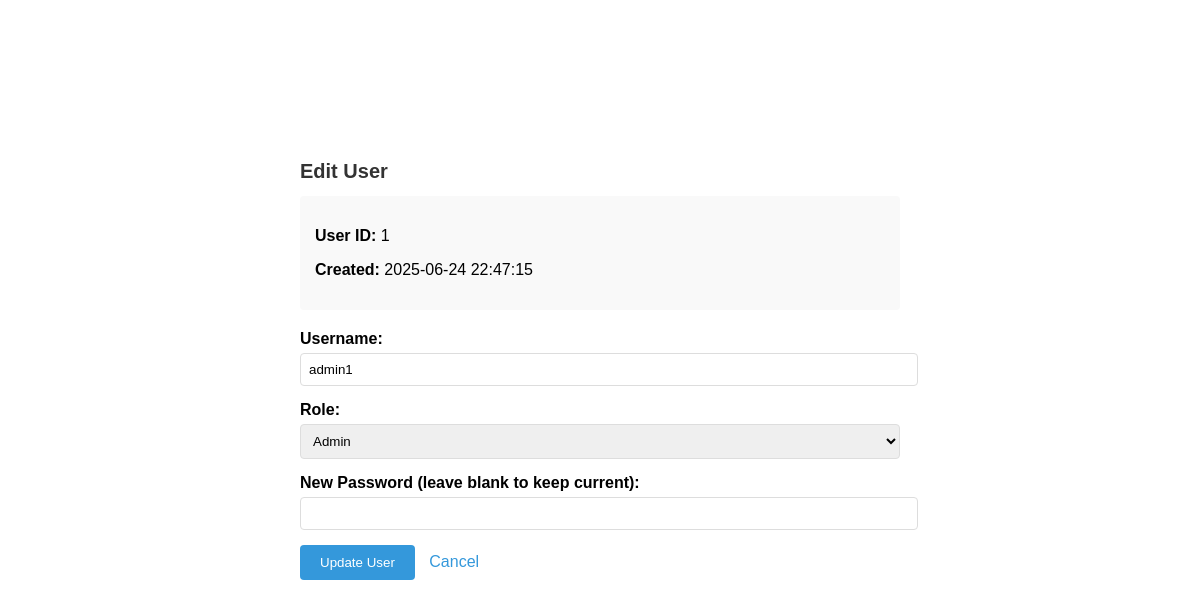
Page /edit_user.php?id=1 (signed in) on the committed database.
### tables this page shows
CREATE TABLE users (
    user_id INT PRIMARY KEY AUTO_INCREMENT,
    username VARCHAR(255) UNIQUE NOT NULL,
    password VARCHAR(255) NOT NULL,
    role ENUM('admin', 'driver', 'police') NOT NULL,
    created_at TIMESTAMP DEFAULT CURRENT_TIMESTAMP
);

### public/edit_user.php (the view, shortened to what this page needs)
<?php
$userId = $_GET['id'] ?? null;
$db = new Database();
$conn = $db->connect();
$userSql = "SELECT user_id, username, role, created_at FROM users WHERE user_id = ?";
$stmt = $conn->prepare($userSql);
$stmt->bind_param("i", $userId);
$stmt->execute();
$result = $stmt->get_result();
$user = $result->fetch_assoc();
?>
<!DOCTYPE html>
<html>
<head>
</head>
<body>
    <h1 style="margin-top: 100px; font-size: 20px;">Edit User</h1>
    <div class="info">
        <p><strong>User ID:</strong> <?= $user['user_id'] ?></p>
        <p><strong>Created:</strong> <?= $user['created_at'] ?></p>
    </div>
    <form method="POST">
        <div class="form-group">
            <label for="username">Username:</label>
            <input type="text" name="username" id="username" required value="<?= htmlspecialchars($user['username']) ?>">
        </div>
        <div class="form-group">
            <label for="role">Role:</label>
            <select name="role" id="role" required>
                <option value="admin" <?= $user['role'] === 'admin' ? 'selected' : '' ?>>Admin</option>
            </select>
        </div>
        <div class="form-group">
            <label for="new_password">New Password (leave blank to keep current):</label>
            <input type="password" name="new_password" id="new_password">
        </div>
        <button type="submit">Update User</button>
        <a href="view_users.php" style="margin-left: 10px; text-decoration: none; color: #3498db;">Cancel</a>
    </form>
</body>
</html>

### public/edit_user.php (style rules this page uses)
body { font-family: Arial, sans-serif; max-width: 600px; margin: 40px auto; padding: 20px; }
h1 { color: #333; }
.form-group { margin-bottom: 15px; }
label { display: block; margin-bottom: 5px; font-weight: bold; }
input[type="text"], input[type="password"], select { width: 100%; padding: 8px; border: 1px solid #ddd; border-radius: 4px; }
button { background: #3498db; color: white; padding: 10px 20px; border: none; border-radius: 4px; cursor: pointer; }
.info { background: #f9f9f9; padding: 15px; border-radius: 4px; margin-bottom: 20px; }

### rows in the picture
users: user_id "1", created_at "2025-06-24 22:47:15", username "admin1", role "Admin"
